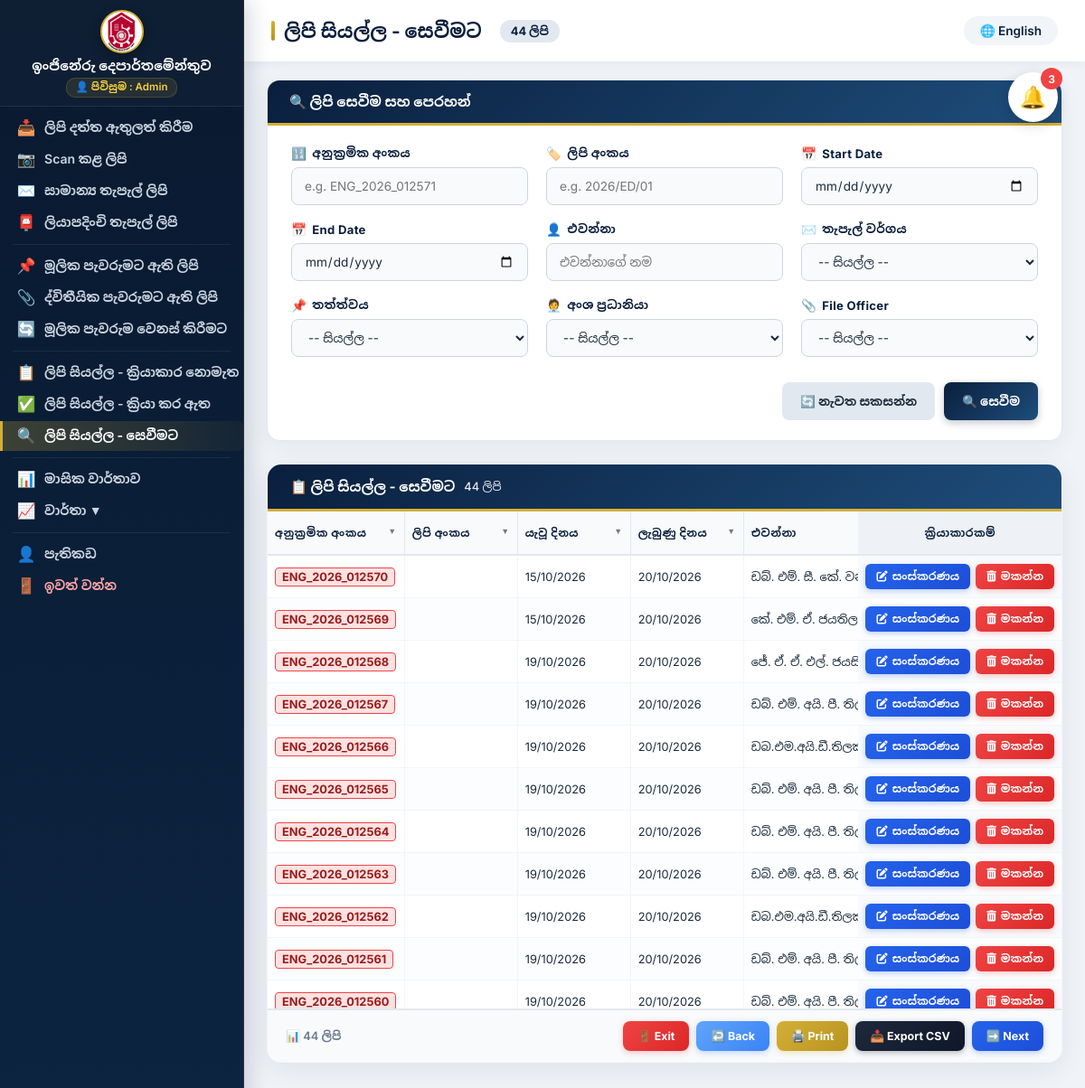
The page /search.php (signed in) on the database its author committed.
### tables this page shows
CREATE TABLE `letters` (
  `id` int(11) NOT NULL,
  `serial_no` varchar(50) NOT NULL,
  `letter_no` varchar(100) DEFAULT NULL,
  `sent_date` date DEFAULT NULL,
  `received_date` datetime DEFAULT NULL,
  `assigned_date` date DEFAULT NULL,
  `assigned_officer` varchar(100) DEFAULT NULL,
  `completed_date` date DEFAULT NULL,
  `completed_by` varchar(100) DEFAULT NULL,
  `primary_section` varchar(150) DEFAULT NULL,
  `primary_date` date DEFAULT NULL,
  `task` text DEFAULT NULL,
  `primary_notes` text DEFAULT NULL,
  `sec_section` varchar(150) DEFAULT NULL,
  `sec_date` date DEFAULT NULL,
  `sec_notes` text DEFAULT NULL,
  `date_given` date DEFAULT NULL,
  `resolution_officer` varchar(150) DEFAULT NULL,
  `date_received_back` date DEFAULT NULL,
  `resolution_comments` text DEFAULT NULL,
  `due_date` date DEFAULT NULL,
  `sender_name` varchar(150) DEFAULT NULL,
  `sender_designation` varchar(150) DEFAULT NULL,
  `sender_institute` varchar(150) DEFAULT NULL,
  `sender_address` varchar(255) DEFAULT NULL,
  `subject` text DEFAULT NULL,
  `mail_type` varchar(50) DEFAULT NULL,
  `added_by` int(11) DEFAULT NULL,
  `added_at` datetime DEFAULT current_timestamp(),
  `status` varchar(50) DEFAULT 'Unresolved',
  `file_number` varchar(100) DEFAULT NULL,
  `page_number` varchar(100) DEFAULT NULL,
  `officer_notes` text DEFAULT NULL,
  `received_by_user_date` date DEFAULT NULL,
  `is_notified` tinyint(1) DEFAULT 0
);

### public/search.php (the view, shortened to what this page needs)
  <?php
$host = 'localhost';
$dbname = 'engineering_db';
$username = 'root';
$password = '';
try {
    $pdo = new PDO("mysql:host=$host;dbname=$dbname;charset=utf8mb4", $username, $password);
    $pdo->setAttribute(PDO::ATTR_ERRMODE, PDO::ERRMODE_EXCEPTION);
} catch (PDOException $e) {
    die("Database Connection Failed: " . $e->getMessage());
}
$lang = isset($_SESSION['lang']) ? $_SESSION['lang'] : 'si';
$text = $t[$lang];
$opposite_lang = $lang === 'si' ? 'en' : 'si';
$notifCount = 0;
try {
    $notifStmt = $pdo->query("SELECT COUNT(*) as total FROM notifications WHERE is_read = 0");
    $notifCount = $notifStmt->fetch(PDO::FETCH_ASSOC)['total'];
} catch (PDOException $e) {
    $notifCount = 0;
    $notifications = [];
}
$table_columns = [
    'serial_no', 'letter_no', 'sent_date', 'received_date', 'sender', 'designation',
    'institute', 'subject', 'register_no', 'primary_appoi', 'section_head',
    'work_to_do', 'primary_note', 'sec_appoint_d', 'file_officer',
    'sec_notes', 'status', 'added_by', 'actions'
];
$sql = "SELECT letters.*, users.name as added_by_name,
               COALESCE(NULLIF(pa.section_head, ''), NULLIF(letters.primary_section, ''), letters.assigned_officer) AS section_head,
               COALESCE(NULLIF(pa.task, ''), letters.task) AS work_to_do,
               COALESCE(NULLIF(pa.primary_notes, ''), letters.primary_notes) AS primary_notes,
               COALESCE(NULLIF(pa.assignment_date, ''), NULLIF(letters.primary_date, ''), letters.assigned_date) AS assignment_date,
               COALESCE(NULLIF(sa.section_head, ''), letters.sec_section) AS file_officer,
               COALESCE(NULLIF(sa.secondary_date, ''), letters.sec_date) AS secondary_date,
               COALESCE(NULLIF(sa.secondary_notes, ''), letters.sec_notes) AS secondary_notes
        FROM letters
        LEFT JOIN users ON letters.added_by = users.id
        LEFT JOIN (
            SELECT p1.* FROM primary_assignments p1
            INNER JOIN (SELECT letter_id, MAX(id) AS max_id FROM primary_assignments GROUP BY letter_id) p2 ON p1.id = p2.max_id
        ) pa ON letters.id = pa.letter_id
        LEFT JOIN (
            SELECT s1.* FROM secondary_assignments s1
            INNER JOIN (SELECT letter_id, MAX(id) AS max_id FROM secondary_assignments GROUP BY letter_id) s2 ON s1.id = s2.max_id
        ) sa ON letters.id = sa.letter_id
        WHERE 1=1";
$params = [];
$sql .= " ORDER BY letters.id DESC";
$stmt = $pdo->prepare($sql);
$stmt->execute($params);
$letters = $stmt->fetchAll(PDO::FETCH_ASSOC);
$total_count = count($letters);
?>
<!DOCTYPE html>
<html lang="<?= $lang ?>">
<head>
    <link rel="stylesheet" href="https://cdnjs.cloudflare.com/ajax/libs/font-awesome/6.0.0/css/all.min.css">
    <link rel="stylesheet" href="css/sidebar.css">
</head>
<body>
    <div class="notif-bell-wrapper">
        <div class="notif-bell" onclick="toggleNotif()">
            🔔
            <?php if ($notifCount > 0): ?>
                <span class="notif-count"><?= $notifCount ?></span>
            <?php endif; ?>
        </div>
    </div>
    <?php include 'sidebar.php'; ?>
    <div class="main-content">
        <div class="topbar">
            <h2>
                <?= $text['title_search'] ?>
                <span class="record-count"><?= count($letters) ?> <?= $text['records'] ?></span>
            </h2>
            <div class="lang-switch">
                <a href="?lang=<?= $opposite_lang ?>">🌐 <?= $t[$opposite_lang]['switch_lang'] ?></a>
            </div>
        </div>
        <div class="content-area">
            <div class="filter-card">
                <div class="filter-header">
                    🔍 <?= $text['filter_title'] ?>
                </div>
                <div class="filter-body">
                    <form action="search.php" method="GET">
                        <div class="filter-grid">
                            <div class="form-group">
                                <label><span>🔢</span> <?= $text['serial_no'] ?></label>
                                <input type="text" class="form-control" name="filter_serial_no" value="<?= isset($_GET['filter_serial_no']) ? htmlspecialchars($_GET['filter_serial_no']) : '' ?>" placeholder="e.g. ENG_2026_012571">
                            </div>
                            <div class="form-group">
                                <label><span>🏷️</span> <?= $text['letter_no'] ?></label>
                                <input type="text" class="form-control" name="filter_letter_no" value="<?= isset($_GET['filter_letter_no']) ? htmlspecialchars($_GET['filter_letter_no']) : '' ?>" placeholder="e.g. 2026/ED/01">
                            </div>
                            <div class="form-group">
                                <label><span>📅</span> Start Date</label>
                                <input type="date" class="form-control" name="filter_start_date" value="<?= isset($_GET['filter_start_date']) ? htmlspecialchars($_GET['filter_start_date']) : '' ?>">
                            </div>
                            <div class="form-group">
                                <label><span>📅</span> End Date</label>
                                <input type="date" class="form-control" name="filter_end_date" value="<?= isset($_GET['filter_end_date']) ? htmlspecialchars($_GET['filter_end_date']) : '' ?>">
                            </div>
                            <div class="form-group">
                                <label><span>👤</span> <?= $text['sender'] ?></label>
                                <input type="text" class="form-control" name="filter_sender" value="<?= isset($_GET['filter_sender']) ? htmlspecialchars($_GET['filter_sender']) : '' ?>" placeholder="<?= $lang === 'si' ? 'එවන්නාගේ නම' : 'Sender Name' ?>">
                            </div>
                            <div class="form-group">
                                <label><span>✉️</span> <?= $text['register_no'] ?></label>
                                <select class="form-control" name="filter_mail_type">
                                    <option value=""><?= $text['select_option'] ?></option>
                                </select>
                            </div>
                            <div class="form-group">
                                <label><span>📌</span> <?= $text['status'] ?></label>
                                <select class="form-control" name="filter_status">
                                    <option value=""><?= $text['select_option'] ?></option>
                                </select>
                            </div>
                            <div class="form-group">
                                <label><span>🧑‍💼</span> <?= $text['section_head'] ?></label>
                                <select class="form-control" name="filter_section_head">
                                    <option value=""><?= $text['select_option'] ?></option>
                                </select>
                            </div>
                            <div class="form-group">
                                <label><span>📎</span> File Officer</label>
                                <select class="form-control" name="filter_secondary_officer">
                                    <option value=""><?= $text['select_option'] ?></option>
                                </select>
                            </div>
                            <div class="form-actions-group">
                                <button type="button" class="btn btn-reset" onclick="window.location.href='search.php'">
                                    🔄 <?= $text['btn_reset'] ?>
                                </button>
                                <button type="submit" class="btn btn-search">
                                    🔍 <?= $text['btn_search'] ?>
                                </button>
                            </div>
                        </div>
                    </form>
                </div>
            </div>
            <div class="table-container">
                <div class="table-header no-print">
                    <span>📋 <?= $text['title_search'] ?></span>
                    <span style="font-size: 0.8rem; font-weight: 500; opacity: 0.9;">
                        <?= $total_count ?> <?= $text['records'] ?>
                    </span>
                </div>
                <div class="table-scroll">
                    <table id="searchTable">
                        <thead>
                            <tr>
                                <?php foreach ($table_columns as $index => $col): ?>
                                    <th class="<?= $col === 'actions' ? 'col-actions' : '' ?>">
                                        <?= $text[$col] ?>
                                        <?php if ($col !== 'actions'): ?>
                                            <span class="filter-icon" onclick="toggleFilter(event, <?= $index ?>)">▼</span>
                                        <?php endif; ?>
                                    </th>
                                <?php endforeach; ?>
                            </tr>
                        </thead>
                        <tbody>
                            <?php if (count($letters) > 0): ?>
                                <?php foreach ($letters as $row):
                                    $st = strtolower($row['status'] ?? 'unresolved');
                                    $is_resolved = in_array($st, ['resolved', 'solved', 'completed', 'විසඳූ', 'විසඳා ඇත', 'ක්‍රියා කර ඇත']);
                                ?>
                                    <tr>
                                        <td><span class="letter-code <?= $is_resolved ? 'letter-code-resolved' : 'letter-code-unresolved' ?>"><?= htmlspecialchars($row['serial_no'] ?: '') ?></span></td>
                                        <td><strong><?= htmlspecialchars($row['letter_no'] ?: '') ?></strong></td>
                                        <td><?= htmlspecialchars($row['sent_date'] ? date('d/m/Y', strtotime($row['sent_date'])) : '') ?></td>
                                        <td><?= htmlspecialchars($row['received_date'] ? date('d/m/Y', strtotime($row['received_date'])) : '') ?></td>
                                        <td><?= htmlspecialchars($row['sender_name']) ?></td>
                                        <td><?= htmlspecialchars($row['sender_designation'] ?? '') ?></td>
                                        <td class="col-actions">
                                            <div class="action-btn-group">
                                                <button type="button" class="btn-action btn-action-edit" onclick="openEditModal(<?= $row['id'] ?>)" title="<?= $text['edit'] ?>">
                                                    <i class="fas fa-edit"></i> <?= $text['edit'] ?>
                                                </button>
                                                <button type="button" class="btn-action btn-action-delete" onclick="confirmDelete(<?= $row['id'] ?>, '<?= htmlspecialchars(addslashes($row['letter_no'])) ?>')" title="<?= $text['delete'] ?>">
                                                    <i class="fas fa-trash-alt"></i> <?= $text['delete'] ?>
                                                </button>
                                            </div>
                                        </td>
                                    </tr>
                                <?php endforeach; ?>
                            <?php endif; ?>
                        </tbody>
                    </table>
                </div>
                <div class="table-footer">
                    <span>📊 <?= count($letters) ?> <?= $text['records'] ?></span>
                    <div class="footer-buttons">
                        <a href="dashboard.php" class="btn-pill btn-exit">
                            🚪 <?= $text['exit_btn'] ?>
                        </a>
                        <button type="button" class="btn-pill btn-back" onclick="window.history.back()">
                            ↩️ <?= $text['btn_back'] ?>
                        </button>
                        <button type="button" class="btn-pill btn-print" onclick="printTable()">
                            🖨️ <?= $text['btn_print'] ?>
                        </button>
                        <button type="button" class="btn-pill btn-csv" onclick="exportTableToCSV('filtered_letters.csv')">
                            📥 <?= $text['btn_export'] ?>
                        </button>
                        <button type="button" class="btn-pill btn-next" onclick="alert('Viewing page 1 of 1')">
                            ➡️ <?= $text['btn_next'] ?>
                        </button>
                    </div>
                </div>
            </div>
        </div>
    </div>
</body>
</html>

### rows shown on the page
letters: serial_no "ENG_2026_012570", sent_date "15/10/2026", received_date "20/10/2026", sender_name "ඩබ්. එම්. සී. කේ. වන්නිනායක"
letters: serial_no "ENG_2026_012569", sent_date "15/10/2026", received_date "20/10/2026", sender_name "කේ. එම්. ඒ. ජයතිලක"
letters: serial_no "ENG_2026_012568", sent_date "19/10/2026", received_date "20/10/2026", sender_name "ජේ. ඒ. ඒ. එල්. ජයසිංහ"
letters: serial_no "ENG_2026_012567", sent_date "19/10/2026", received_date "20/10/2026", sender_name "ඩබ්. එම්. අයි. පී. තිලකරත්න"
letters: serial_no "ENG_2026_012566", sent_date "19/10/2026", received_date "20/10/2026", sender_name "ඩබ.එම.අයි.ඩී.තිලකරත්න"
letters: serial_no "ENG_2026_012565", sent_date "19/10/2026", received_date "20/10/2026", sender_name "ඩබ්. එම්. අයි. පී. තිලකරත්න"
letters: serial_no "ENG_2026_012564", sent_date "19/10/2026", received_date "20/10/2026", sender_name "ඩබ්. එම්. අයි. පී. තිලකරත්න"
letters: serial_no "ENG_2026_012563", sent_date "19/10/2026", received_date "20/10/2026", sender_name "ඩබ්. එම්. අයි. පී. තිලකරත්න"
letters: serial_no "ENG_2026_012562", sent_date "19/10/2026", received_date "20/10/2026", sender_name "ඩබ.එම.අයි.ඩී.තිලකරත්න"
letters: serial_no "ENG_2026_012561", sent_date "19/10/2026", received_date "20/10/2026", sender_name "ඩබ්. එම්. අයි. පී. තිලකරත්න"
letters: serial_no "ENG_2026_012560", sent_date "19/10/2026", received_date "20/10/2026", sender_name "ඩබ්. එම්. අයි. පී. තිලකරත්න"

### other values the page prints
$notifCount "3"
$deptName "ඉංජිනේරු දෙපාර්තමේන්තුව"
$loginAs "පිවිසුම : Admin"
$lblAddLetter "ලිපි දත්ත ඇතුලත් කිරීම"
$lblScanLetters "Scan කළ ලිපි"
$lblNormalLetters "සාමාන්‍ය තැපැල් ලිපි"
$lblRegLetters "ලියාපදිංචි තැපැල් ලිපි"
$lblPrimaryAssign "මූලික පැවරුමට ඇති ලිපි"
$lblSecondaryAssign "ද්විතීයික පැවරුමට ඇති ලිපි"
$lblChangeAssign "මූලික පැවරුම වෙනස් කිරීමට"
$lblAllUnresolved "ලිපි සියල්ල - ක්‍රියාකාර නොමැත"
$lblAllResolved "ලිපි සියල්ල - ක්‍රියා කර ඇත"
$lblSearch "ලිපි සියල්ල - සෙවීමට"
$lblMonthlyReport "මාසික වාර්තාව"
$lblReports "වාර්තා"
